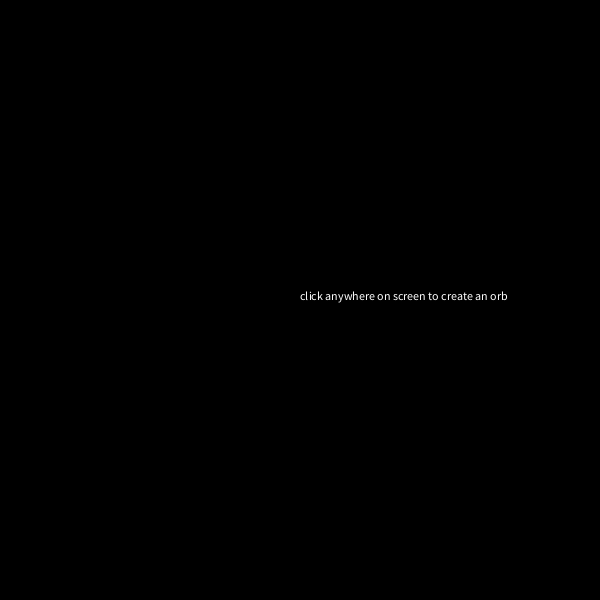
Frame 1 (no input)
Frame 60 (the mouse pressed at the canvas centre just before this capture): identical to frame 1, image omitted
Frame 120 (the mouse held since frame 60 and released just before this capture): identical to frame 1, image omitted

The Processing sketch that drew this single still picture (run headless with seeded random() and noise(); from frame 60 on, the mouse is pressed at the canvas centre):

// Processing sketch: reposition_orb
// ── reposition_orb.pde

//click on sketch to change orb position and color

void setup (){
  size(600, 600);
  background(0);
  text("click anywhere on screen to create an orb", width/2, height/2);
  noStroke();
  fill(255,0,0,15);       //transparency is the 4th parameter 255 = opaque
  //glowingCircle(500, mouseX, mouseY);
}

void draw() {
}

void glowingCircle(int diameter, int x, int y){
  int i = diameter;
  
  while(i > 1) {
    ellipse(x, y, i, i);
    i=i-10;
  }
}

void mouseClicked () {
  background(0);
  fill(random(0,255),random(0,255),random(0,255),15);
  glowingCircle(300, mouseX, mouseY);
}
